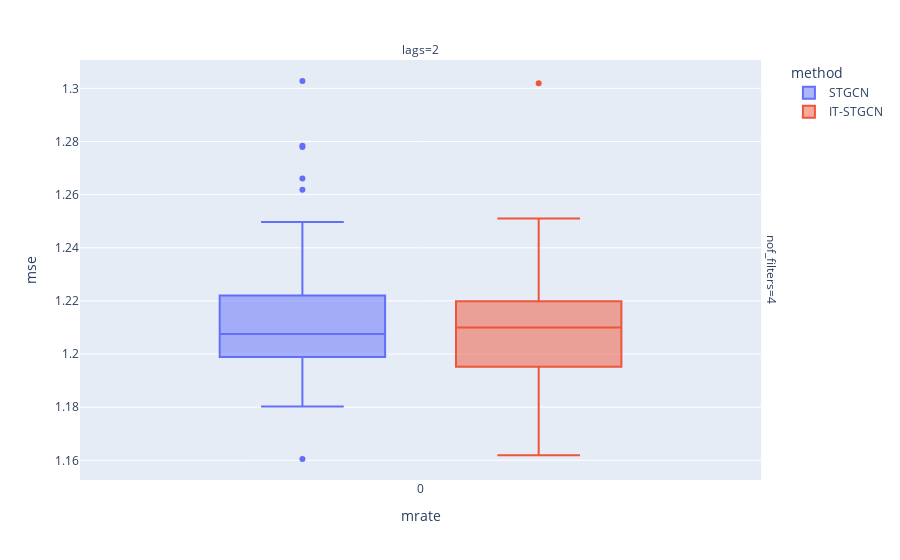

Notebook code cell kept with this figure:
### Markdown cell above
## Baseline

### Code cell
data.query("method!='GNAR' and mrate==0").plot.box(backend='plotly',x='mrate',color='method',y='mse',facet_col='lags',facet_row='nof_filters',height=600)

### Figure 1 — Plotly figure (JSON) as saved in the notebook; plotly's stock layout.template omitted (floating-point values rounded to 4 significant figures)
{"data": [{"alignmentgroup": "True", "hovertemplate": "method=STGCN<br>nof_filters=4<br>lags=2<br>mrate=%{x}<br>mse=%{y}<extra></extra>", "legendgroup": "STGCN", "marker": {"color": "#636efa"}, "name": "STGCN", "notched": false, "offsetgroup": "STGCN", "orientation": "v", "showlegend": true, "type": "box", "x": [0, 0, 0, 0, 0, 0, 0, 0, 0, 0, 0, 0, 0, 0, 0, 0, 0, 0, 0, 0, 0, 0, 0, 0, 0, 0, 0, 0, 0, 0, 0, 0, 0, 0, 0, 0, 0, 0, 0, 0, 0, 0, 0, 0, 0, 0, 0, 0, 0, 0, 0, 0, 0, 0, 0, 0, 0, 0, 0, 0], "x0": " ", "xaxis": "x", "y": [1.197, 1.234, 1.183, 1.237, 1.245, 1.216, 1.202, 1.207, 1.19, 1.207, 1.23, 1.206, 1.202, 1.182, 1.199, 1.209, 1.199, 1.199, 1.205, 1.204, 1.193, 1.199, 1.19, 1.208, 1.207, 1.223, 1.213, 1.18, 1.238, 1.278, 1.214, 1.189, 1.25, 1.184, 1.303, 1.266, 1.212, 1.226, 1.16, 1.236, 1.191, 1.201, 1.2, 1.188, 1.262, 1.213, 1.231, 1.22, 1.278, 1.211, 1.221, 1.204, 1.208, 1.18, 1.21, 1.209, 1.211, 1.205, 1.183, 1.209], "y0": " ", "yaxis": "y"}, {"alignmentgroup": "True", "hovertemplate": "method=IT-STGCN<br>nof_filters=4<br>lags=2<br>mrate=%{x}<br>mse=%{y}<extra></extra>", "legendgroup": "IT-STGCN", "marker": {"color": "#EF553B"}, "name": "IT-STGCN", "notched": false, "offsetgroup": "IT-STGCN", "orientation": "v", "showlegend": true, "type": "box", "x": [0, 0, 0, 0, 0, 0, 0, 0, 0, 0, 0, 0, 0, 0, 0, 0, 0, 0, 0, 0, 0, 0, 0, 0, 0, 0, 0, 0, 0, 0, 0, 0, 0, 0, 0, 0, 0, 0, 0, 0, 0, 0, 0, 0, 0, 0, 0, 0, 0, 0, 0, 0, 0, 0, 0, 0, 0, 0, 0, 0], "x0": " ", "xaxis": "x", "y": [1.203, 1.218, 1.207, 1.211, 1.204, 1.219, 1.251, 1.22, 1.195, 1.209, 1.221, 1.205, 1.212, 1.203, 1.18, 1.186, 1.193, 1.215, 1.237, 1.187, 1.221, 1.248, 1.201, 1.194, 1.211, 1.211, 1.194, 1.215, 1.203, 1.189, 1.194, 1.22, 1.233, 1.215, 1.194, 1.186, 1.232, 1.247, 1.234, 1.207, 1.222, 1.206, 1.197, 1.214, 1.208, 1.203, 1.302, 1.234, 1.216, 1.184, 1.195, 1.162, 1.21, 1.19, 1.22, 1.218, 1.212, 1.22, 1.193, 1.217], "y0": " ", "yaxis": "y"}], "layout": {"annotations": [{"font": {}, "showarrow": false, "text": "lags=2", "x": 0.49, "xanchor": "center", "xref": "paper", "y": 1, "yanchor": "bottom", "yref": "paper"}, {"font": {}, "showarrow": false, "text": "nof_filters=4", "textangle": 90, "x": 0.98, "xanchor": "left", "xref": "paper", "y": 0.5, "yanchor": "middle", "yref": "paper"}], "autosize": true, "boxmode": "group", "legend": {"title": {"text": "method"}, "tracegroupgap": 0}, "margin": {"t": 60}, "xaxis": {"anchor": "y", "autorange": true, "domain": [0, 0.98], "range": [-0.5017, 0.5017], "title": {"text": "mrate"}, "type": "linear"}, "yaxis": {"anchor": "x", "autorange": true, "domain": [0, 1], "range": [1.153, 1.311], "title": {"text": "mse"}, "type": "linear"}}}
